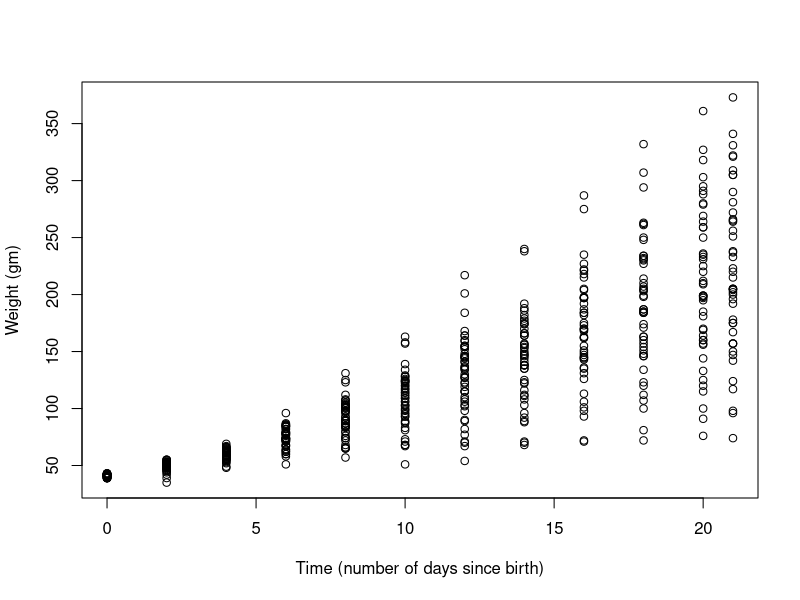
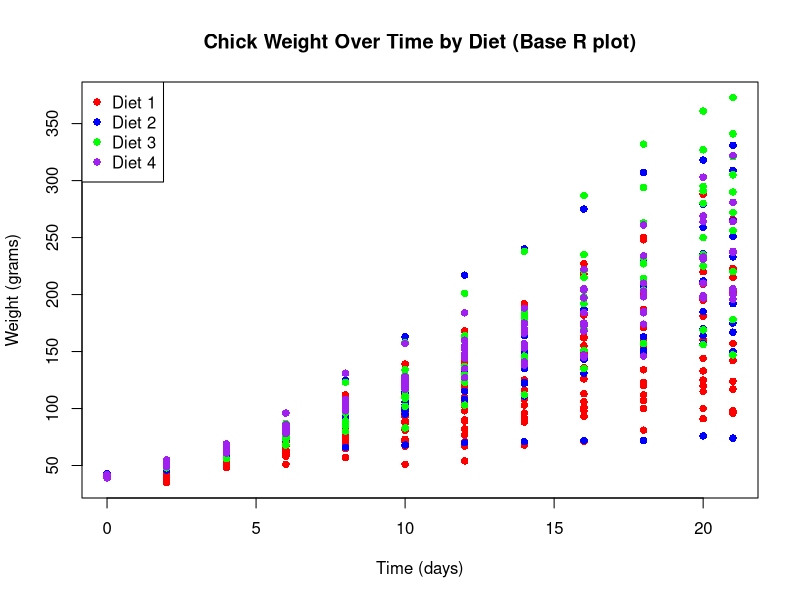
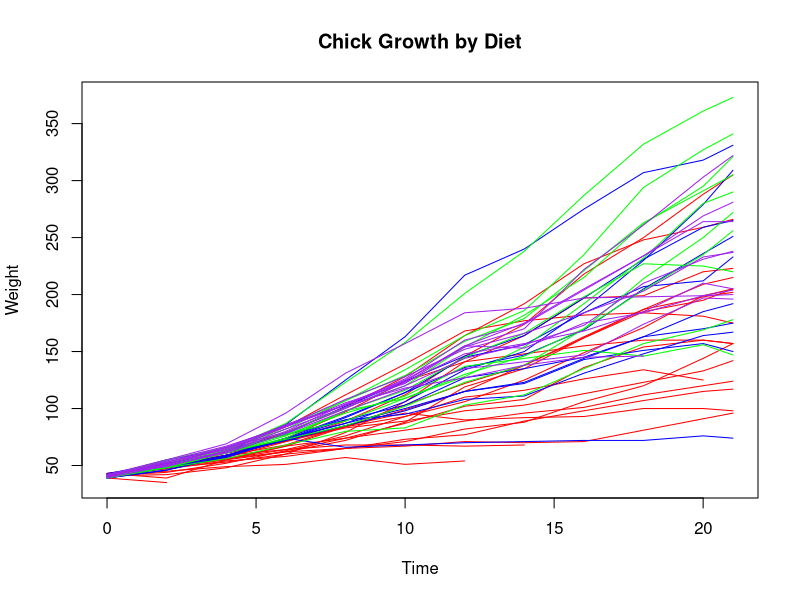

Here is the R script that generated these plots, in order:

# R Script for introduction to basic R Programming

################################################################################

# 1. Assigning and using variables

A <- 1
B <- 2
C <- 3


# Perform basic math operations by using the variables instead of the numbers
# assigned to them:

D <- A + B
C <- 2*A*B^B  # We can also overwrite variables

C + D


# Data types in R

# 1. Numeric
E <- 525600

# 2. Logic
Outcome <- TRUE

# 3. Character
BestProfession <- "Engineering"

# Print the variables to know what values are assigned to them
print(E)
print(Outcome)
print(BestProfession)

# To know the type of the variable
class(E)
class(Outcome)
class(BestProfession)

#------------------------------------------------------------------------------#

# EXERCISE 1: Use variables in a script to solve for the number of liters of water
# needed annually by a town.

# Step 1: Define the variables

Population <- 10000 # people in the town
Population_LPD <- 120 # water consumption per person (liters per day)

Golf_course_LPM <- 1400000 # water consumption of the golf course per month (liters)
Golf_course_no <- 3 # number of golf courses in the town

Days_year <- 365 # number of days in a year
Days_month <- 30 # number of days in a month


# Step 2: Do the computation

# Compute for the water consumption by:
# a. All people
People_use <- Population * Population_LPD * Days_year

# b. Golf course
Golf_use <- Golf_course_no * ((Golf_course_LPM/Days_month) * Days_year)

# or Golf_use <- Golf_course_no * Golf_course_LPM * Days_year/Days_month

# c. Total use
Total_use <- People_use + Golf_use

print(Total_use)

#------------------------------------------------------------------------------#

# Using the paste() to combine different types of variables

Total_use_print <- paste("The total water consumption in the town is", Total_use,
                         "liters per year.")

print(Total_use_print)

################################################################################

# Data structures in R

Crop1 <- "rice"
Crop2 <- "corn"
Crop3 <- "sugarcane"
Crop4 <- "cassava"

Crops <- c("rice", "corn", "sugarcane", "cassava")
Crops


Crops2 <- c(Crop1, Crop2, Crop3, Crop4)
Crops2


# Vectors

# Numeric vector
v1 <- c(1, 2, 3, 4, 5)

# Character vector
v2 <- c("apple", "banana", "grapes", "cherry", "strawberry")

# Logical vector
v3 <- c(TRUE, FALSE, TRUE, FALSE, FALSE)


# Other ways to create vectors:

# Sequence of numbers
v_seq <- seq(0, 50, 2) # Sequence of numbers from 0 to 50, by 2s

# Repeating values
v_rep <- rep(5, times = 4)


# Check type and length of vectors

length(Crops)   # number of elements
typeof(Crops)   # data type
is.vector(Crops) # TRUE if it is a vector

# Doing math directly on vectors

x <- c(1, 2, 3)
y <- c(4, 5, 6)

x + y   # 5 7 9
x * 2   # 2 4 6
x > 2   # FALSE FALSE TRUE


# Accessing values in a vector

Crops

Crops[1]    # Gets the first element
Crops[4]    # Gets the fourth element


# Accessing multiple values in a vector

Crops[1:2]

# Overwriting an element in a vector using indexing

Crops[3] <- "dragonfruit"
Crops

#------------------------------------------------------------------------------#

# MATRIX 

# Creating a matrix (2-D array)
# Option 1: using array syntax

m1 <- array(data = 1:10, dim = c(5, 2))
m1

# Option 2: using matrix()

m2 <- matrix(data = 1:10, nrow = 5, byrow = FALSE)
m2


# Creating matrix from vectors by binding them

# Column-bind
m3 <- cbind(c(1,2), c(3,4))

# Row-bind
m4 <- rbind(c(1,2), c(3,4))

# Indexing a matrix in R

# 1. Create a sample matrix

m5 <- matrix(1:20, nrow = 4)
m5

m5[1, 2]   # Row 1, Column 2
m5[ , 2]   # Entire column 2
m5[4, ]    # Entire row 4


# Matrix operations

m6 <- matrix(1:4, nrow = 2)
m7 <- matrix(5:8, nrow = 2)

m6 + m7   # Element-wise addition
m6 * m7   # Element-wise multiplication


# Some useful matrix functions

dim(m5)      # dimensions (number of rows, number of columns)
nrow(m5)     # number of rows
ncol(m5)     # number of columns
rowSums(m5)  # sum of each row
colSums(m5)  # sum of each column
rowMeans(m5) # average of each row
colMeans(m5) # average of each column
t(m5)        # transpose


#------------------------------------------------------------------------------#

# DATA FRAMES

# Creating a data frame

df <- data.frame(
  crop = c("rice", "corn", "sugarcane", "dragonfruit", "cassava"),
  weight_kg = c(100, 250, 80, 550, 150),
  days_in_storage = c(10, 15, 8, 9, 5)
)

df

# Accessing data frame elements

df$crop             # by column name

df[1, 2]            # by row and column index
df[ , "weight_kg"]  # all rows of column weight_kg
df[1, ]             # entire first row


# Using subset()

subset(df, weight_kg > 100)


# Inspecting a data frame

dim(df)          # dimensions (number of rows, number of columns)
str(df)          # structure
summary(df)      # summary statistics
names(df)        # column names


# Modifying data frames

# 1. Adding a new column

df$storage_room <- c(1, 1, 2, 3, 4)

# 2. Renaming a column
# a. Rename a single column by name

names(df)[names(df) == "weight_kg"] <- "weight_tons"

# b. Rename by column position

names(df)[2] <- "weight_kg"

# c. Rename multiple columns

names(df) <- c("crop_name", "weight", "number_of_days_stored", "room_no")

#------------------------------------------------------------------------------#

# LISTS

# Creating a simple list
list1 <- list(1, "hello", TRUE, c(2, 3, 4))

# Creating a named list
list2 <- list(crop = "rice",
              weight_kg = c(100, 250, 80),
              status_in_storage = c(TRUE, FALSE, TRUE),
              room_no = "1a")

# Accessing list elements
# 1. Using $ for named elements

list2$weight_kg

# 2. Using double brackets [[]]

list2[[2]]                # gets the second element
list2[["weight_kg"]]      # gets the "weight_kg" (which is also the second element)

################################################################################

# MORE ABOUT DATA FRAMES IN R

# How to see all built-in data sets in R
data()

# Let us use ChickWeight = Weight versus age of chicks on different diets

# STEP 1: Load the data set

data("ChickWeight")  # Load the data set

# STEP 2: See the documentation of the data set

?ChickWeight

# STEP 3: Explore the data

head(ChickWeight)
str(ChickWeight)
summary(ChickWeight)

# STEP 4: Plot weight over time

plot(x = ChickWeight$Time,
     y = ChickWeight$weight,
     xlab = "Time (number of days since birth)",
     ylab = "Weight (gm)")

# STEP 5: Make plot more meaningful: color the data by diet
# a. Create a color vector for diet
diet_colors <- c("red", "blue", "green", "purple")

# b. Map each diet (1-4) to a color
color_vector <- diet_colors[as.numeric(ChickWeight$Diet)]

# c. Plot
plot(
  ChickWeight$Time, ChickWeight$weight,
  col = color_vector,
  pch = 16,
  xlab = "Time (days)",
  ylab = "Weight (grams)",
  main = "Chick Weight Over Time by Diet (Base R plot)"
)

# d. Add legend
legend("topleft",
       legend = paste("Diet", 1:4),
       col = diet_colors,
       pch = 16)

# OPTIONAL: Add lines for each chick

# Plot blank canvas
plot(weight ~ Time, data = ChickWeight, type = "n",
     xlab = "Time", ylab = "Weight", main = "Chick Growth by Diet")

# Loop through each chick
unique_chicks <- unique(ChickWeight$Chick)

for (chick in unique_chicks) {
  chick_data <- ChickWeight[ChickWeight$Chick == chick, ]
  diet <- as.numeric(chick_data$Diet[1])
  lines(chick_data$Time, chick_data$weight, col = diet_colors[diet])
}

# WHAT CAN WE DO WITH THE DATA
# 1. Model growth over time (fit a linear model)

lm1 <- lm(weight ~ Time * Diet, data = ChickWeight)
summary(lm1)






















